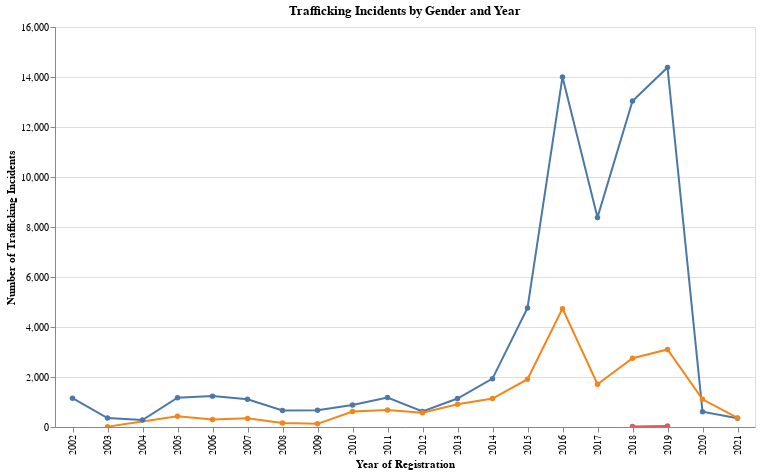

This figure's notebook cell:
### Code cell
import altair as alt
import pandas as pd

# Prepare the data for Altair
gender_yearly_counts = df_clean.groupby(['yearOfRegistration', 'gender']).size().reset_index(name='count')

# Create a dropdown filter
gender_dropdown = alt.binding_select(options=gender_yearly_counts['gender'].unique(), name='Select Gender: ')
gender_selection = alt.selection_single(fields=['gender'], bind=gender_dropdown)

# Base chart
base_chart = alt.Chart(gender_yearly_counts).mark_line(point=True).encode(
    x=alt.X('yearOfRegistration:O', title='Year of Registration'),
    y=alt.Y('count:Q', title='Number of Trafficking Incidents'),
    color=alt.Color('gender:N', legend=None),  # Remove color legend for simplicity
    tooltip=['yearOfRegistration:O', 'gender:N', 'count:Q']
).properties(
    width=700,
    height=400,
    title='Trafficking Incidents by Gender and Year'
).add_selection(
    gender_selection
).transform_filter(
    gender_selection
)

# Zooming and panning
zoom_chart = base_chart.interactive()

# Display the chart
zoom_chart.save('interactive_trafficking_incidents_by_gender.html')
zoom_chart

### Figure 1 — Vega-Lite specification as saved in the notebook (floating-point values rounded to 4 significant figures)
{"config": {"view": {"continuousWidth": 300, "continuousHeight": 300}}, "data": {"name": "data-eb1301da455658fa0af5404a0c9c20bb"}, "mark": {"type": "line", "point": true}, "encoding": {"color": {"field": "gender", "legend": null, "type": "nominal"}, "tooltip": [{"field": "yearOfRegistration", "type": "ordinal"}, {"field": "gender", "type": "nominal"}, {"field": "count", "type": "quantitative"}], "x": {"field": "yearOfRegistration", "title": "Year of Registration", "type": "ordinal"}, "y": {"field": "count", "title": "Number of Trafficking Incidents", "type": "quantitative"}}, "height": 400, "params": [{"name": "param_16", "select": {"type": "point", "fields": ["gender"]}, "bind": {"input": "select", "options": ["Female", "Male", "Transgender/NonConforming"], "name": "Select Gender: "}}, {"name": "param_17", "select": {"type": "interval", "encodings": ["x", "y"]}, "bind": "scales"}], "title": "Trafficking Incidents by Gender and Year", "transform": [{"filter": {"param": "param_16"}}], "width": 700, "$schema": "https://vega.github.io/schema/vega-lite/v5.8.0.json", "datasets": {"data-eb1301da455658fa0af5404a0c9c20bb": [{"yearOfRegistration": 2002.0, "gender": "Female", "count": 1154}, {"yearOfRegistration": 2003.0, "gender": "Female", "count": 359}, {"yearOfRegistration": 2003.0, "gender": "Male", "count": 15}, {"yearOfRegistration": 2004.0, "gender": "Female", "count": 277}, {"yearOfRegistration": 2005.0, "gender": "Female", "count": 1171}, {"yearOfRegistration": 2005.0, "gender": "Male", "count": 428}, {"yearOfRegistration": 2006.0, "gender": "Female", "count": 1235}, {"yearOfRegistration": 2006.0, "gender": "Male", "count": 297}, {"yearOfRegistration": 2007.0, "gender": "Female", "count": 1112}, {"yearOfRegistration": 2007.0, "gender": "Male", "count": 345}, {"yearOfRegistration": 2008.0, "gender": "Female", "count": 660}, {"yearOfRegistration": 2008.0, "gender": "Male", "count": 163}, {"yearOfRegistration": 2009.0, "gender": "Female", "count": 666}, {"yearOfRegistration": 2009.0, "gender": "Male", "count": 126}, {"yearOfRegistration": 2010.0, "gender": "Female", "count": 878}, {"yearOfRegistration": 2010.0, "gender": "Male", "count": 617}, {"yearOfRegistration": 2011.0, "gender": "Female", "count": 1182}, {"yearOfRegistration": 2011.0, "gender": "Male", "count": 681}, {"yearOfRegistration": 2012.0, "gender": "Female", "count": 625}, {"yearOfRegistration": 2012.0, "gender": "Male", "count": 569}, {"yearOfRegistration": 2013.0, "gender": "Female", "count": 1139}, {"yearOfRegistration": 2013.0, "gender": "Male", "count": 908}, {"yearOfRegistration": 2014.0, "gender": "Female", "count": 1934}, {"yearOfRegistration": 2014.0, "gender": "Male", "count": 1136}, {"yearOfRegistration": 2015.0, "gender": "Female", "count": 4761}, {"yearOfRegistration": 2015.0, "gender": "Male", "count": 1911}, {"yearOfRegistration": 2016.0, "gender": "Female", "count": 14002}, {"yearOfRegistration": 2016.0, "gender": "Male", "count": 4734}, {"yearOfRegistration": 2017.0, "gender": "Female", "count": 8385}, {"yearOfRegistration": 2017.0, "gender": "Male", "count": 1709}, {"yearOfRegistration": 2018.0, "gender": "Female", "count": 13039}, {"yearOfRegistration": 2018.0, "gender": "Male", "count": 2751}, {"yearOfRegistration": 2018.0, "gender": "Transgender/NonConforming", "count": 22}, {"yearOfRegistration": 2019.0, "gender": "Female", "count": 14382}, {"yearOfRegistration": 2019.0, "gender": "Male", "count": 3100}, {"yearOfRegistration": 2019.0, "gender": "Transgender/NonConforming", "count": 42}, {"yearOfRegistration": 2020.0, "gender": "Female", "count": 611}, {"yearOfRegistration": 2020.0, "gender": "Male", "count": 1106}, {"yearOfRegistration": 2021.0, "gender": "Female", "count": 353}, {"yearOfRegistration": 2021.0, "gender": "Male", "count": 363}]}}
